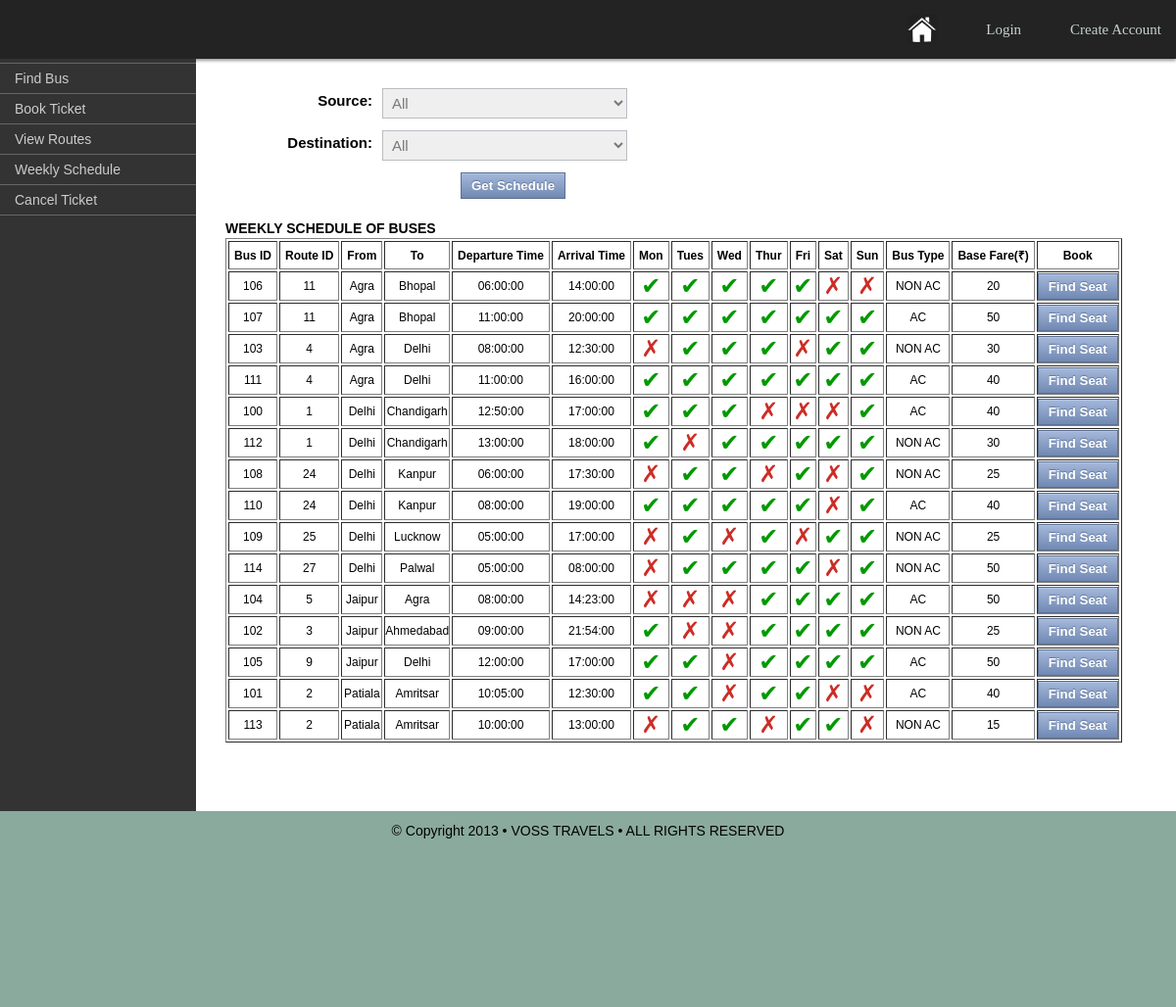
Page /client/view_schedule.php on the committed database.
### tables this page shows
CREATE TABLE IF NOT EXISTS `schedule` (
  `routeid` int(11) NOT NULL DEFAULT '0',
  `busid` int(11) NOT NULL DEFAULT '0',
  `departure_time` time DEFAULT NULL,
  `arrival_time` time DEFAULT NULL,
  `monday` int(11) DEFAULT NULL,
  `tuesday` int(11) DEFAULT NULL,
  `wednesday` int(11) DEFAULT NULL,
  `thursday` int(11) DEFAULT NULL,
  `friday` int(11) DEFAULT NULL,
  `saturday` int(11) DEFAULT NULL,
  `sunday` int(11) DEFAULT NULL,
  PRIMARY KEY (`routeid`,`busid`),
  KEY `busid` (`busid`)
);

CREATE TABLE IF NOT EXISTS `route` (
  `routeid` int(11) NOT NULL AUTO_INCREMENT,
  `source` varchar(40) NOT NULL,
  `destination` varchar(40) NOT NULL,
  `distance` int(11) DEFAULT NULL,
  PRIMARY KEY (`routeid`)
);

CREATE TABLE IF NOT EXISTS `bus` (
  `busid` int(11) NOT NULL AUTO_INCREMENT,
  `busregno` varchar(10) DEFAULT NULL,
  `capacity` int(11) DEFAULT NULL,
  `bustype` varchar(20) DEFAULT NULL,
  `fare` int(11) DEFAULT NULL,
  PRIMARY KEY (`busid`),
  UNIQUE KEY `busregno` (`busregno`)
);

### client/view_schedule.php (the view, shortened to what this page needs)
<?php
	require_once './database_connect.php';
?>
<html>
<head>
<link href="./css/2net2.css" rel="stylesheet" type="text/css" />
<link href="./css/form_css.css" rel="stylesheet" type="text/css" />
</head>
<body>
		    <div id='topbar'>
		<ul>
		   <?php
				if ( isset($_SESSION['logged_in']) && $_SESSION['logged_in']==true )
				{	 echo"<li><a href='./css2_sign_out.php'><span>Sign Out</span></a>";
				}
				else if ( !isset($_SESSION['logged_in']) || $_SESSION['logged_in']==false )
                {	echo "<li><a href='./css2_create_account.php'>Create Account</a></li>";
					echo "<li><a href='./css2_sign_in.php'>Login</a></li>";
				}
			?>
		   <li class='active'><a href='0211.php'><img src="images/home-icon.jpg" width="30" height="30" style="margin-top:15px" background="#000"></a></li>
		</ul>
		</div>
<div id="tablestruct">
  <div id="row">
          <div class="sidebar2">
              <ul class="nav">
                 <li><a href="./css2_findbus.php">Find Bus</a></li>
                 <li><a href="./css2_bookticket1.php">Book Ticket</a></li>
                 <li><a href="./view_route.php">View Routes</a></li>
                 <li><a href="./view_schedule.php">Weekly Schedule</a></li>
                 <li><a href="./cancelticket.php">Cancel Ticket</a></li>
                </ul>
        </div>
	<div class="content">
	<?php
		$source_city = isset($_POST['source_city']) ? $_POST['source_city'] : '';
		$destination_city = isset($_POST['destination_city']) ? $_POST['destination_city'] : '';
		$number_of_routes=0;
		if($number_of_routes==0)
		{
			$query= "select busid, route.routeid, source, destination,departure_time, arrival_time, monday,tuesday,wednesday,thursday,friday,saturday,sunday
			from schedule, route where schedule.routeid= route.routeid ORDER BY route.source, route.destination";
			$result = mysql_query($query, $db_connection) or die("query error". mysql_error());
		}
	?>
	<br>
	<form id="contactform" method="post" action="<?php echo htmlspecialchars($_SERVER["PHP_SELF"]);?>">
	<div class="field">
	<label for="source_city">Source:</label>
	<select name="source_city"  class="input2">
		<option value="" <?php if ($source_city=="") {echo "selected='selected'"; }?> >All</option>
	</select>
	</div>
	<div class="field">
	<label for="destination_city">Destination:</label>
	<select name="destination_city" class="input2">
		<option value="" <?php if ($destination_city=="") {echo "selected='selected'"; }?> >All</option>
	</select>
	</div>
	<input type="submit" name="get_schedule" value="Get Schedule" class="button" style="margin-left:270px"/>
	</form>
	<?php
	echo "<br><b>WEEKLY SCHEDULE OF BUSES</b><br>";
		echo "<table border='1' cellpadding='5'>
		<tr>
		<th> Bus ID </th>
		<th>Route ID</th>
		<th> From </th>
		<th> To </th>
		<th>Departure Time</th>
		<th>Arrival Time</th>
		<th>Mon</th>
		<th>Tues</th>
		<th>Wed</th>
		<th>Thur</th>
		<th>Fri</th>
		<th>Sat</th>
		<th>Sun</th>
		<th>Bus Type</th>
		<th>Base Fare(₹)</th>
		<th>Book</th>
		</tr>";
			$weekdays = array('monday', 'tuesday', 'wednesday','thursday', 'friday', 'saturday', 'sunday');
			while($row = mysql_fetch_array($result))
			{	$bus = $row["busid"];
				$routeid = $row["routeid"];
				$source = $row["source"];
				$destination = $row["destination"];
				$source = ucfirst($source);
				$destination = ucfirst($destination);
				echo "<tr>";
				echo "<td>" . $bus . "</td>";
				echo "<td>" . $routeid . "</td>";
				echo "<td>" . $source. "</td>";
				echo "<td>" . $destination. "</td>";
				echo "<td>" . $row['departure_time'] . "</td>";
				echo "<td>" . $row['arrival_time'] . "</td>";
				for($i=0; $i<7; $i++)
				{	$day = $weekdays[$i];
					if( $row[$day] ==1)
						echo'<td><span style="font-family: wingdings; font-size: 200%; color:#090">&#10004;</span></td>';
					else
						echo'<td><span style="font-family: wingdings; font-size: 200%; color:#cc2c24">&#10007;</span></td>';
				}
				$bus_query = "SELECT bustype, fare FROM bus WHERE busid=". $row['busid']. ";";
				$bus_result = mysql_query($bus_query, $db_connection) or die("query error". mysql_error());
				$bus_row = mysql_fetch_array($bus_result);
				echo "<td>" . $bus_row['bustype'] . "</td>";
				echo "<td>" . $bus_row['fare'] . "</td>";
				?>
				<form id="contactform" method="post" action="<?php echo htmlspecialchars($_SERVER["PHP_SELF"]);?>">
				<?php
					echo'<td><input type="submit" name="find_from_schedule" value="Find Seat"  class="button" style="width:100%" /></td>';
				echo'</form>';
				echo"</tr>";
			}
			echo"</table>";
				?>
<br>
<br>
<br>
</div>
</div>
</div>
<div class="footer">
<p align="center">&copy Copyright 2013 &bull;  VOSS TRAVELS &bull;  ALL RIGHTS RESERVED</p>
</div>
</body>
</html>

### client/css/2net2.css (style rules this page uses)
html, body { margin: 0; padding: 0; }
body { font-family: Verdana, Arial; font-size: 14px; line-height: 20px; background-color: #FFF; color: #000; }
table { margin-left: 30px; }
td,th { text-align: center; height:16px; font-size: 12px; }
th { padding: 5px; }
b { margin-left: 30px; }
ul, ol, dl { padding: 0; margin: 0; }
#tablestruct { display: table; }
#row { display: table-row; }
.sidebar2,.content { display: table-cell; }
.content { padding: 10px 0; width: 100%; height:383px; }
.sidebar2 { width: 17%; background-color: #333; padding-bottom: 10px; }
ul.nav { list-style: none; border-top: 1px solid #666; margin-bottom: 15px; }
ul.nav li { border-bottom: 1px solid #666; font-family: 90% 'Lucida Sans Unicode', 'Bitstream Vera Sans', 'Trebuchet Unicode MS', 'Lucida Grande', Verdana, Helvetica, sans-serif; }
ul.nav a, ul.nav a:visited { padding: 5px 5px 5px 15px; display: block; text-decoration: none; background-color: #333; color: #ccc; }
#topbar ul { margin: 0; padding: 0; }
#topbar li { margin: 0; padding: 0; }
#topbar a { margin: 0; padding: 0; }
#topbar ul { list-style: none; }
#topbar a { text-decoration: none; }
#topbar { height: 60px; background-color: #232323; box-shadow: 0px 2px 3px rgba(0, 0, 0, 0.4); }
#topbar > ul > li { float: right; margin-right: 15px; position: relative; }
#topbar > ul > li > a { color:#C5D1D0; font-family: Verdana, 'Lucida Grande'; font-size: 15px; line-height: 60px; margin-left:35px; -webkit-transition: color .15s; -moz-transition: color .15s; -o-transition: color .15s; transition: color .15s; }
.footer { padding: 10px 0; background-color:#8AAA9D; height:180px; color:#000; position: relative; clear: both; }

### client/css/form_css.css (style rules this page uses)
* { margin: 0; padding: 0; }
a { text-decoration: none; }
#contactform { width: 1000px; overflow:auto; }
.field { margin-bottom:12px; }
label { font-family: Arial, Verdana; display: block; float: left; font-weight: bold; margin-right:10px; text-align: right; width: 180px; line-height: 25px; font-size: 15px; }
.input2 { font-size: 15px; border: 1px solid #b9bdc1; padding: 5px; width: 250px; color: #797979; }
.button { font-weight: bold; line-height: 1; padding: 6px 10px; cursor:pointer; color: #fff; text-align: center; text-shadow: 0 -1px 1px #64799e; background: #a5b8da; background: -moz-linear-gradient(top, #a5b8da 0%, #7089b3 100%); background: -webkit-gradient(linear, 0% 0%, 0% 100%, from(#a5b8da), to(#7089b3)); border: 1px solid #5c6f91; -moz-box-shadow: inset 0 1px 0 0 #aec3e5; -webkit-box-shadow: inset 0 1px 0 0 #aec3e5; box-shadow: inset 0 1px 0 0 #aec3e5; }

### rows in the picture
schedule: busid "106", routeid.routeid "11", routeid.source "Agra", routeid.destination "Bhopal", departure_time "06:00:00", arrival_time "14:00:00", monday 1 (drawn), tuesday 1 (drawn), wednesday 1 (drawn), thursday 1 (drawn), friday 1 (drawn), saturday 0 (drawn), sunday 0 (drawn), busid.bustype "NON AC", busid.fare "20"
schedule: busid "107", routeid.routeid "11", routeid.source "Agra", routeid.destination "Bhopal", departure_time "11:00:00", arrival_time "20:00:00", monday 1 (drawn), tuesday 1 (drawn), wednesday 1 (drawn), thursday 1 (drawn), friday 1 (drawn), saturday 1 (drawn), sunday 1 (drawn), busid.bustype "AC", busid.fare "50"
schedule: busid "103", routeid.routeid "4", routeid.source "Agra", routeid.destination "Delhi", departure_time "08:00:00", arrival_time "12:30:00", monday 0 (drawn), tuesday 1 (drawn), wednesday 1 (drawn), thursday 1 (drawn), friday 0 (drawn), saturday 1 (drawn), sunday 1 (drawn), busid.bustype "NON AC", busid.fare "30"
schedule: busid "111", routeid.routeid "4", routeid.source "Agra", routeid.destination "Delhi", departure_time "11:00:00", arrival_time "16:00:00", monday 1 (drawn), tuesday 1 (drawn), wednesday 1 (drawn), thursday 1 (drawn), friday 1 (drawn), saturday 1 (drawn), sunday 1 (drawn), busid.bustype "AC", busid.fare "40"
schedule: busid "100", routeid.routeid "1", routeid.source "Delhi", routeid.destination "Chandigarh", departure_time "12:50:00", arrival_time "17:00:00", monday 1 (drawn), tuesday 1 (drawn), wednesday 1 (drawn), thursday 0 (drawn), friday 0 (drawn), saturday 0 (drawn), sunday 1 (drawn), busid.bustype "AC", busid.fare "40"
schedule: busid "112", routeid.routeid "1", routeid.source "Delhi", routeid.destination "Chandigarh", departure_time "13:00:00", arrival_time "18:00:00", monday 1 (drawn), tuesday 0 (drawn), wednesday 1 (drawn), thursday 1 (drawn), friday 1 (drawn), saturday 1 (drawn), sunday 1 (drawn), busid.bustype "NON AC", busid.fare "30"
schedule: busid "108", routeid.routeid "24", routeid.source "Delhi", routeid.destination "Kanpur", departure_time "06:00:00", arrival_time "17:30:00", monday 0 (drawn), tuesday 1 (drawn), wednesday 1 (drawn), thursday 0 (drawn), friday 1 (drawn), saturday 0 (drawn), sunday 1 (drawn), busid.bustype "NON AC", busid.fare "25"
schedule: busid "110", routeid.routeid "24", routeid.source "Delhi", routeid.destination "Kanpur", departure_time "08:00:00", arrival_time "19:00:00", monday 1 (drawn), tuesday 1 (drawn), wednesday 1 (drawn), thursday 1 (drawn), friday 1 (drawn), saturday 0 (drawn), sunday 1 (drawn), busid.bustype "AC", busid.fare "40"
schedule: busid "109", routeid.routeid "25", routeid.source "Delhi", routeid.destination "Lucknow", departure_time "05:00:00", arrival_time "17:00:00", monday 0 (drawn), tuesday 1 (drawn), wednesday 0 (drawn), thursday 1 (drawn), friday 0 (drawn), saturday 1 (drawn), sunday 1 (drawn), busid.bustype "NON AC", busid.fare "25"
schedule: busid "114", routeid.routeid "27", routeid.source "Delhi", routeid.destination "Palwal", departure_time "05:00:00", arrival_time "08:00:00", monday 0 (drawn), tuesday 1 (drawn), wednesday 1 (drawn), thursday 1 (drawn), friday 1 (drawn), saturday 0 (drawn), sunday 1 (drawn), busid.bustype "NON AC", busid.fare "50"
schedule: busid "104", routeid.routeid "5", routeid.source "Jaipur", routeid.destination "Agra", departure_time "08:00:00", arrival_time "14:23:00", monday 0 (drawn), tuesday 0 (drawn), wednesday 0 (drawn), thursday 1 (drawn), friday 1 (drawn), saturday 1 (drawn), sunday 1 (drawn), busid.bustype "AC", busid.fare "50"
schedule: busid "102", routeid.routeid "3", routeid.source "Jaipur", routeid.destination "Ahmedabad", departure_time "09:00:00", arrival_time "21:54:00", monday 1 (drawn), tuesday 0 (drawn), wednesday 0 (drawn), thursday 1 (drawn), friday 1 (drawn), saturday 1 (drawn), sunday 1 (drawn), busid.bustype "NON AC", busid.fare "25"
schedule: busid "105", routeid.routeid "9", routeid.source "Jaipur", routeid.destination "Delhi", departure_time "12:00:00", arrival_time "17:00:00", monday 1 (drawn), tuesday 1 (drawn), wednesday 0 (drawn), thursday 1 (drawn), friday 1 (drawn), saturday 1 (drawn), sunday 1 (drawn), busid.bustype "AC", busid.fare "50"
schedule: busid "101", routeid.routeid "2", routeid.source "Patiala", routeid.destination "Amritsar", departure_time "10:05:00", arrival_time "12:30:00", monday 1 (drawn), tuesday 1 (drawn), wednesday 0 (drawn), thursday 1 (drawn), friday 1 (drawn), saturday 0 (drawn), sunday 0 (drawn), busid.bustype "AC", busid.fare "40"
schedule: busid "113", routeid.routeid "2", routeid.source "Patiala", routeid.destination "Amritsar", departure_time "10:00:00", arrival_time "13:00:00", monday 0 (drawn), tuesday 1 (drawn), wednesday 1 (drawn), thursday 0 (drawn), friday 1 (drawn), saturday 1 (drawn), sunday 0 (drawn), busid.bustype "NON AC", busid.fare "15"
